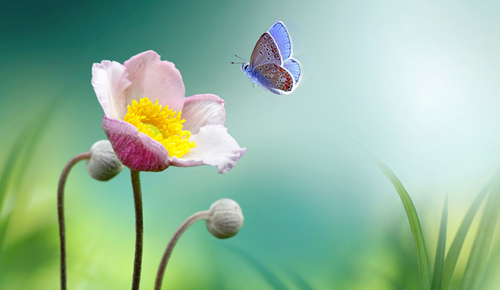
#> input picture 06-Edges/Data/images.jpg, 500 x 290 px, found by its file name
$ jupyter execute 01-edge_Gradient.ipynb
#> lines starting #> are read from the running program, lines starting #| are printed output that depends on the picture
[cell 1]
import cv2
import numpy as np
import matplotlib.pyplot as plt

[cell 2]
img = cv2.cvtColor(cv2.imread("D:\Computer-Vision\Image-Processing\Edges\edge\images.jpg"),cv2.COLOR_BGR2RGB)

[cell 3]
plt.imshow(img)
plt.show()

[cell 4]
imgc = img[60:80,50:150,:]
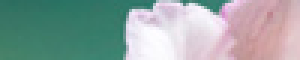
#> imgc: shape (20, 100, 3) (shown 3 times larger); mean R, G, B 146.7, 164.3, 161.2

We want to use gradient in one row and show how gradient works.

[cell 5]
plt.imshow(imgc)
plt.axhline(10,color='red')
plt.show()
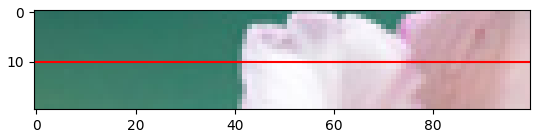
#> figure drawn by matplotlib, 1 panel

[cell 6]
imgc_gray = cv2.cvtColor(imgc,cv2.COLOR_RGB2GRAY)
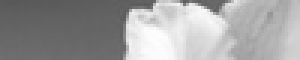
#> imgc_gray: shape (20, 100) (shown 3 times larger); min 88, max 254, mean 158.7

Taking all of pixels in 10th row and plot it for show the changes of Intensity.

[cell 7]
plt.plot(imgc_gray[10,:])
plt.show()
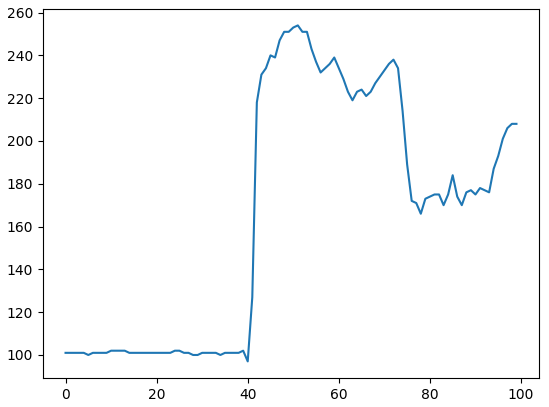
#> figure drawn by matplotlib, 1 panel; curve peaks at x = 51, y = 254

Calculating gradient on 10th row pixels.

[cell 8]
np.gradient(imgc_gray[10,:])
#> Out = 100 values, max 60.5 at index 41, min -22.5 at index 74, mean 1.07

Ploting the gradient.

[cell 9]
plt.plot(np.gradient(imgc_gray[10,:]))
plt.show()
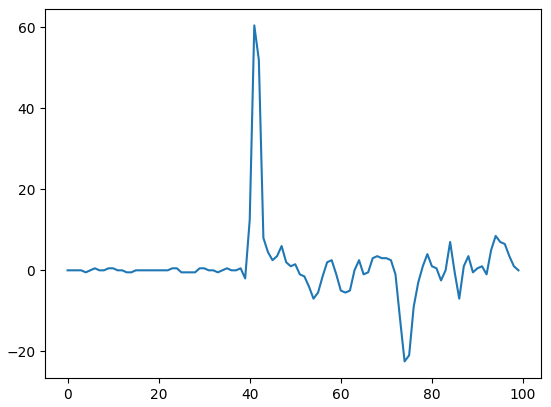
#> figure drawn by matplotlib, 1 panel; curve peaks at x = 41, y = 60.5

[cell 10]
plt.figure(figsize=(5, 6))

plt.subplot(3, 1, 1)
plt.title("Original Image")
plt.imshow(imgc_gray, cmap='gray')
plt.axhline(10, color='red', linestyle='--', label='Row 10')
plt.legend()

plt.subplot(3, 1, 2)
plt.title("Pixel Intensities (Row 10)")
plt.plot(imgc_gray[10,:], label='Row 10', color='blue')
plt.legend()

plt.subplot(3, 1, 3)
plt.title("Gradient of Row 10")
plt.plot(np.gradient(imgc_gray[10,:]), label='Gradient', color='green')
plt.axhline(0, color='red', linestyle='--', label='Row 0')
plt.legend()

plt.tight_layout()
plt.show()
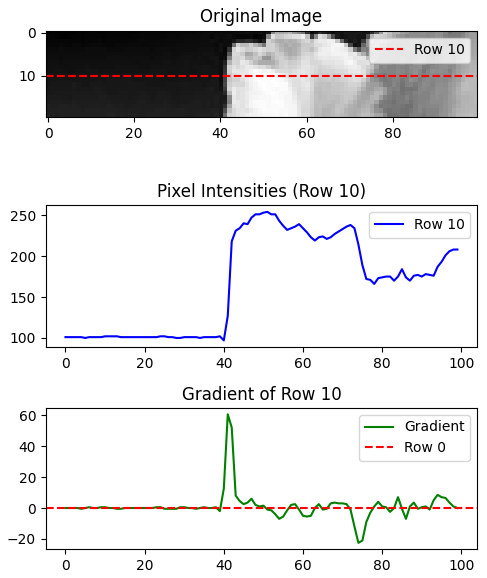
#> figure drawn by matplotlib, 3 panels; panel 2: curve peaks at x = 51, y = 254; panel 3: curve peaks at x = 41, y = 60.5

$ run again, with 06-Edges/Data/house.jpg copied over 06-Edges/Data/images.jpg
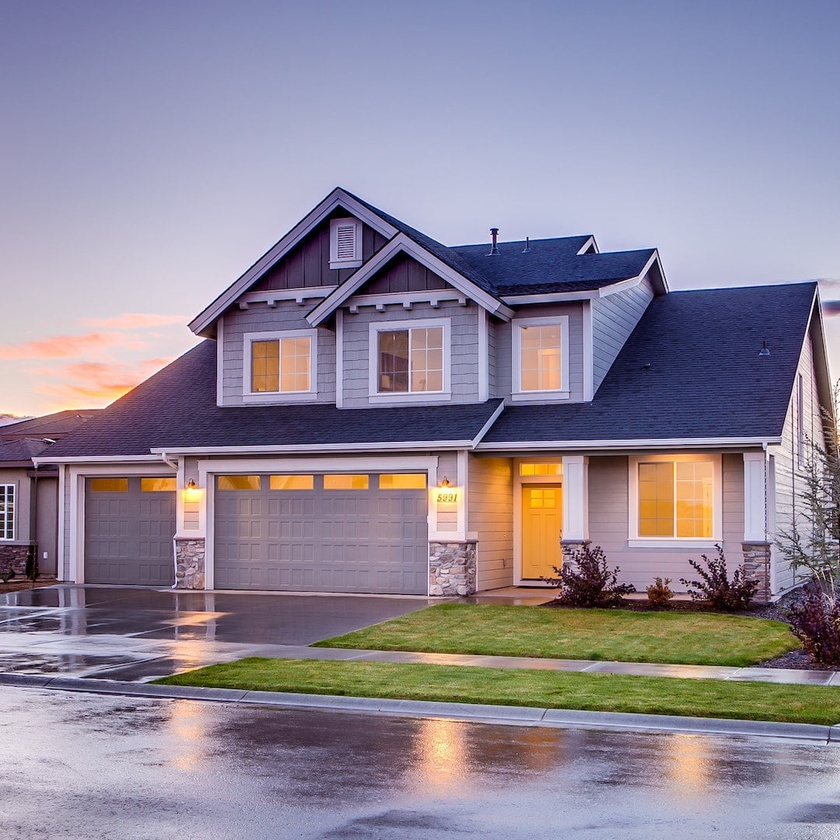
#> input picture 06-Edges/Data/house.jpg, 840 x 840 px, shrunk from 1080 x 1080 before the run, found by its file name
#> `plt.show()`:
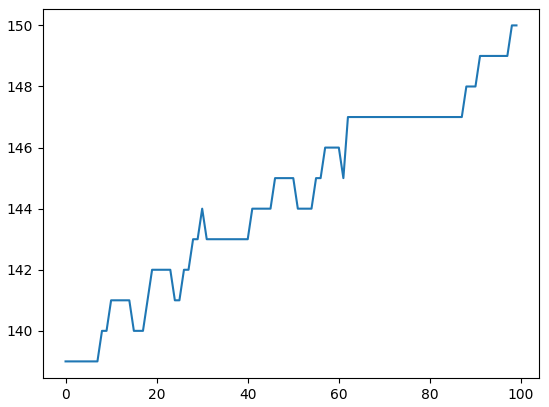
#> figure drawn by matplotlib, 1 panel; curve peaks at x = 98, y = 150
#> Out = 100 values, max 1 at index 18, min -0.5 at index 14, mean 0.11
#> `plt.show()`:
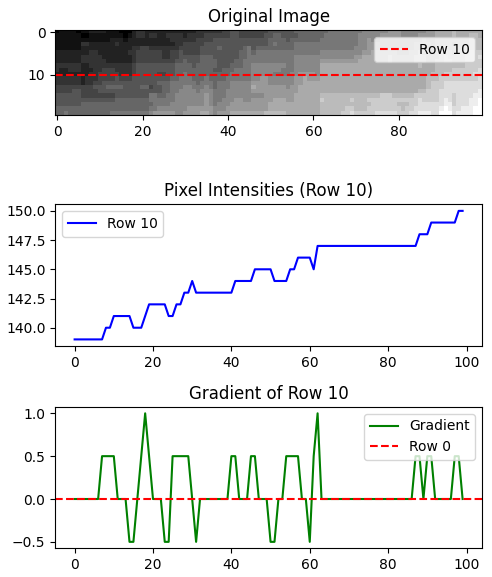
#> figure drawn by matplotlib, 3 panels; panel 2: curve peaks at x = 98, y = 150; panel 3: curve peaks at x = 18, y = 1
